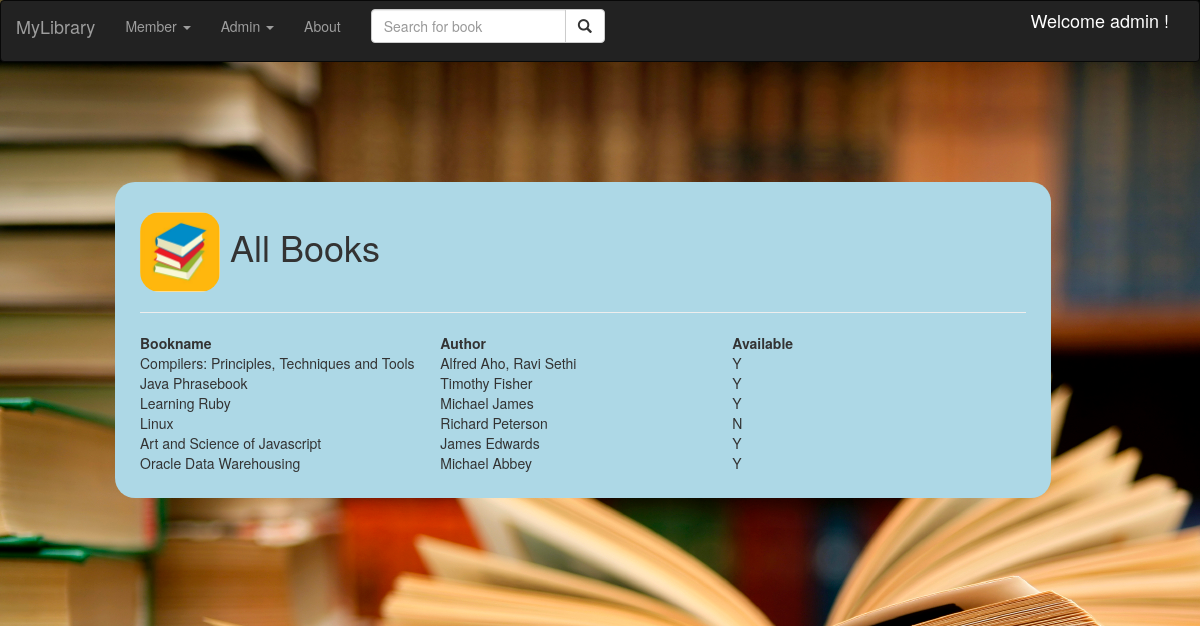
Screenshot of /user (signed in) with the database file from the repository.
### src/mymodel.py (models this page shows, shortened)
class Books(db.Model):
    __tablename__ ='books'
    id              =db.Column(db.Integer, primary_key=True)
    name            =db.Column(db.String(50))
    author          =db.Column(db.String(50))
    available       =db.Column(db.String(1))

### src/myroutes.py (the view)
@myapp.route('/')
@myapp.route('/user', methods=['GET','POST'])
def userpage():  #login
    if request.method =='POST':
        member = Members.query.filter_by(email=request.form['email']).first()
        if member != None and member.email == request.form['email'] and member.password == request.form['password']:
            session['username'] = member.username
            return showbooks()
        else:
            flash("member email or password is incorrect")
            return render_template('login.html')
    elif 'username' in session:
        return showbooks()
    else:
        return render_template('login.html')

### src/myroutes.py (called while the page is built)
@myapp.route('/books', methods=['GET','POST'])
def showbooks():
    if 'username' not in session:
        return userpage()
    booklist = db.session.query(Books.name, Books.author, Books.available).all()
    return render_template('showbooks.html', booklist=booklist, frametitle="All Books",
                           username=session['username'])

### templates/showbooks.html
{% extends "adminpage.html" %}
{%block body2 %}
   <h1><img src='../static/img/book.jpg' style = "Width:80px; border-radius:20px">
       {% if frametitle == "Your Books" %}
       Your Issued books
       {% elif frametitle == "Search Books" %}
       Search book results
       {% else %}
       All Books
       {% endif %}
   </h1>
    <hr>
<table>
    <tr>
        <th style="width:400px">Bookname</th>
        {% if frametitle != "Your Books" %}
        <th style="width:400px">Author</th>
        <th style="width:400px">Available</th>
        {% endif %}
    </tr>
    {% for book in booklist %}
    <tr>
        <td  style="width:400px">{{ book.name }}</td>
        {% if frametitle != "Your Books" %}
        <td  style="width:400px">{{ book.author }}</td>
        <td  style="width:400px">{{ book.available }}</td>
        {% endif %}
    </tr>
    {% endfor %}
</table>
{% endblock %}

### rows the page displays
Books: name "Compilers: Principles, Techniques and Tools", author "Alfred Aho, Ravi Sethi", available "Y"
Books: name "Java Phrasebook", author "Timothy Fisher", available "Y"
Books: name "Learning Ruby", author "Michael James", available "Y"
Books: name "Linux", author "Richard Peterson", available "N"
Books: name "Art and Science of Javascript", author "James Edwards", available "Y"
Books: name "Oracle Data Warehousing", author "Michael Abbey", available "Y"

### other values shown
{{ username }} "admin"
